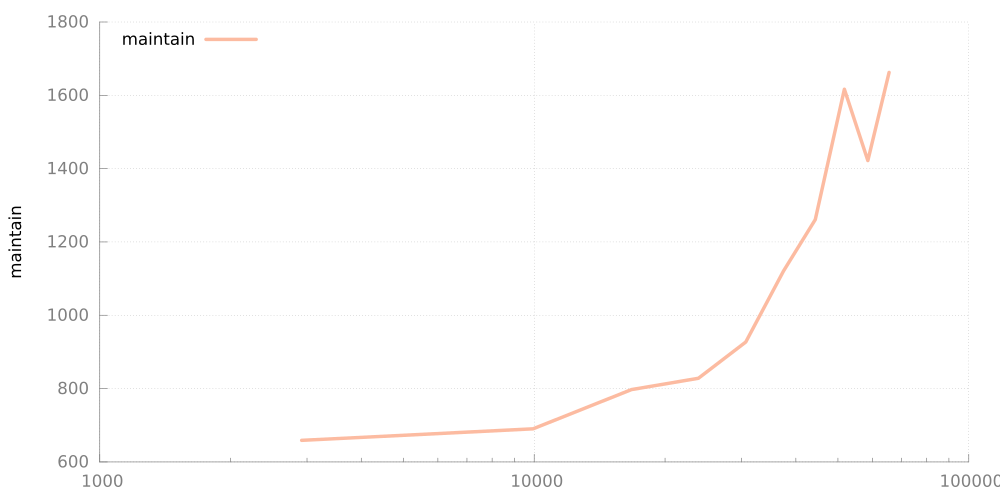

Source code (gnuplot):

reset
set termoption dash
set style line 80 lt -1 lc rgb "#808080"
set style line 81 lt 0  # dashed
set style line 81 lt rgb "#808080"
set grid back linestyle 81
set border 3 back linestyle 80
set style line 3 lt 1 lc rgb "#a50f15" lw 5 pt 0
set style line 2 lt 1 lc rgb "#fb6a4a" lw 5 pt 0
set style line 1 lt 1 lc rgb "#fcbba1" lw 5 pt 0
set style line 4 lt 1 lc rgb "#8B008B" lw 5 pt 0
set style line 13 lt 1 lc rgb "#08519c" lw 5 pt 0 
set style line 12 lt 1 lc rgb "#6baed6" lw 5 pt 0
set style line 11 lt 1 lc rgb "#c6dbef" lw 5 pt 0
set style line 14 lt 1 lc rgb "#F25900" lw 5 pt 0
set key top left
set xtics nomirror
set ytics nomirror
# set ylabel "CDF"
# set xlabel "Per-update overhead (ms)"
# set title "maintain"
set ylabel "maintain"
set output "/tmp/maintain.pdf"
set terminal pdfcairo size 10,5 font "Gill Sans,9" linewidth 2 rounded fontscale 1 
# default 5 by 3 (inches)
set logscale x
plot "/tmp/maintain.dat" using 1:2 title "maintain" with lp ls 1
